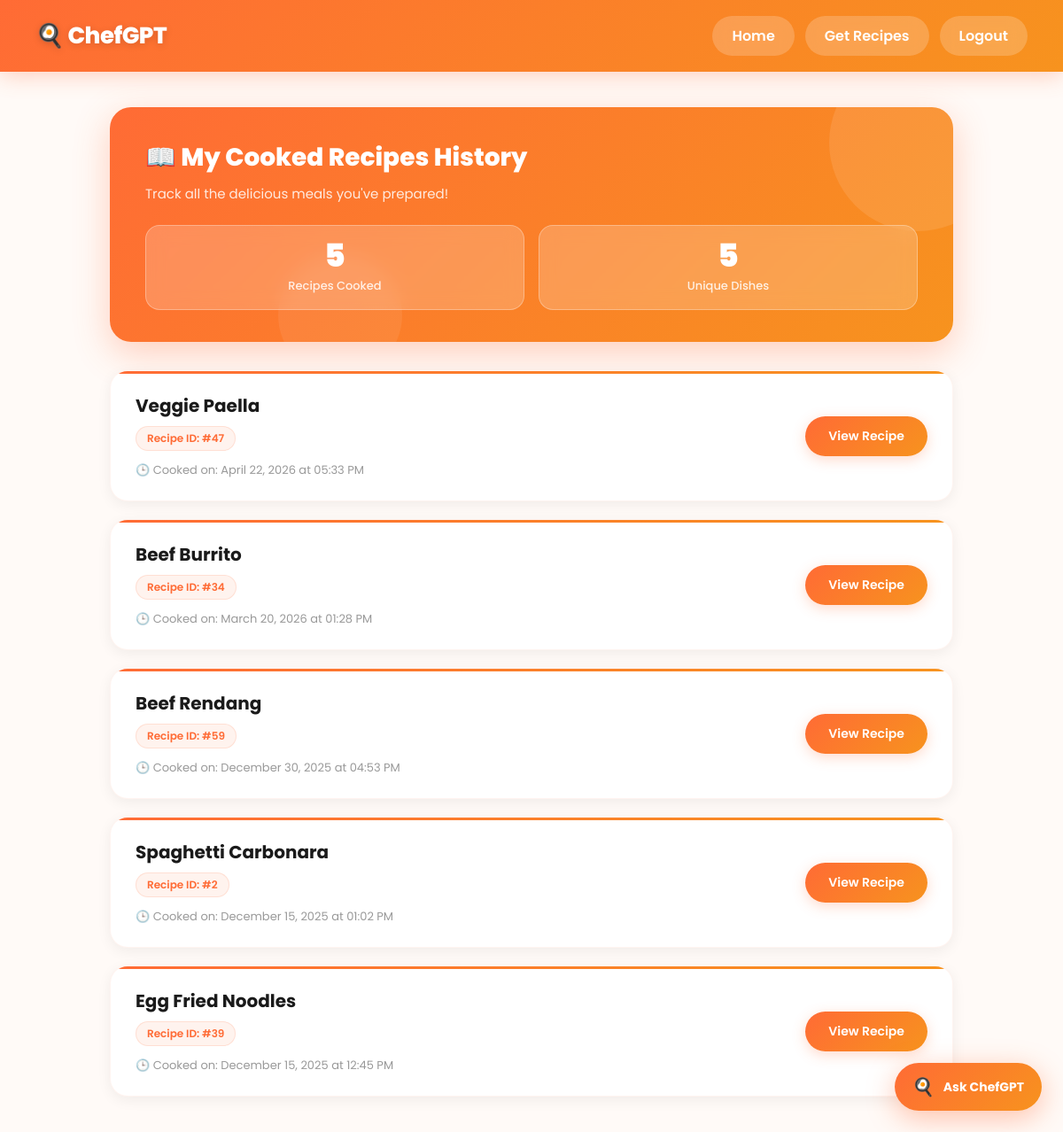
The page /cooked-history (signed in) on the database its author committed.
### app.py (models this page shows)
class CookedRecipe(db.Model):
    __tablename__ = 'cooked_recipes'
    id = db.Column(db.Integer, primary_key=True)
    user_id = db.Column(db.Integer, db.ForeignKey('user.id'), nullable=False)
    recipe_id = db.Column(db.Integer, nullable=False)
    recipe_name = db.Column(db.String(200), nullable=False)
    cooked_at = db.Column(db.DateTime, default=datetime.utcnow)
    user = db.relationship('User', backref='cooked_recipes')

### app.py (the view)
@app.route("/cooked-history")
@login_required
def cooked_history():
    cooked_recipes = CookedRecipe.query.filter_by(user_id=current_user.id)\
        .order_by(CookedRecipe.cooked_at.desc()).all()
    return render_template("cooked_history.html", recipes=cooked_recipes)

### app.py (called while the page is built)
@login_manager.user_loader
def load_user(user_id):
    return User.query.get(int(user_id))

### templates/cooked_history.html (shortened to what this page needs)
<!DOCTYPE html>
<html lang="en">
<head>
    <link rel="stylesheet" href="{{ url_for('static', filename='css/history.css') }}">
</head>
<body>
    <div class="navbar">
        <h1>🍳 ChefGPT</h1>
        <div class="nav-links">
            <a href="{{ url_for('dashboard') }}">Home</a>
            <a href="{{ url_for('recommend_page') }}">Get Recipes</a>
            <a href="{{ url_for('logout') }}">Logout</a>
        </div>
    </div>
    <div class="container">
        <div class="page-header">
            <h2>📖 My Cooked Recipes History</h2>
            <p>Track all the delicious meals you've prepared!</p>
            <div class="stats">
                <div class="stat-card">
                    <div class="stat-number">{{ recipes|length }}</div>
                    <div class="stat-label">Recipes Cooked</div>
                </div>
                <div class="stat-card">
                    <div class="stat-number">{{ recipes|map(attribute='recipe_id')|unique|list|length }}</div>
                    <div class="stat-label">Unique Dishes</div>
                </div>
            </div>
        </div>
        {% if recipes|length == 0 %}
            <div class="empty-state">
                <h3>🍽️ No Recipes Cooked Yet</h3>
                <p>Start your cooking journey by finding recipes and marking them as cooked!</p>
                <a href="{{ url_for('recommend_page') }}">Find Recipes to Cook</a>
            </div>
        {% else %}
            {% for cooked in recipes %}
                <div class="recipe-card">
                    <div class="recipe-info">
                        <h3>{{ cooked.recipe_name }}</h3>
                        <div class="recipe-meta">
                            Recipe ID: #{{ cooked.recipe_id }}
                        </div>
                        <div class="cooked-date">
                            🕒 Cooked on: {{ cooked.cooked_at.strftime('%B %d, %Y at %I:%M %p') }}
                        </div>
                    </div>
                    <a href="{{ url_for('recipe_detail', recipe_id=cooked.recipe_id) }}" class="view-btn">
                        View Recipe
                    </a>
                </div>
            {% endfor %}
        {% endif %}
    </div>
    {% include 'partials/floating_chat.html' %}
</body>
</html>

### templates/partials/floating_chat.html (shortened to what this page needs)
<div id="chat-bubble" onclick="openChat()"
  style="position:fixed; bottom:24px; right:24px; z-index:9998;
         display:flex; align-items:center; gap:10px;
         background:linear-gradient(135deg, #ff6b35, #f7931e);
         padding:12px 20px; border-radius:999px;
         box-shadow:0 8px 32px rgba(255,107,53,0.4);
         cursor:pointer; transition:all 0.3s;">
  <span style="font-size:20px;">🍳</span>
  <span style="color:white; font-weight:700; font-size:14px;">Ask ChefGPT</span>
</div>

### static/css/history.css (style rules this page uses)
*, *::before, *::after { margin: 0; padding: 0; box-sizing: border-box; font-family: 'Poppins', sans-serif; }
body { background: #FFFAF7; min-height: 100vh; color: #1A1A1A; }
.navbar { background: linear-gradient(135deg, #FF6B35 0%, #F7931E 100%); padding: 18px 40px; color: white; display: flex; justify-content: space-between; align-items: center; box-shadow: 0 4px 24px rgba(255, 107, 53, 0.3); position: sticky; top: 0; z-index: 100; }
.navbar h1 { font-size: 26px; font-weight: 800; letter-spacing: -0.5px; text-shadow: 0 2px 8px rgba(0,0,0,0.15); }
.nav-links { display: flex; gap: 12px; }
.navbar a { color: white; text-decoration: none; padding: 10px 22px; background: rgba(255,255,255,0.2); border-radius: 25px; transition: all 0.3s ease; font-weight: 600; backdrop-filter: blur(10px); }
.container { max-width: 1000px; margin: 40px auto; padding: 0 24px; }
.page-header { background: linear-gradient(135deg, #FF6B35 0%, #F7931E 100%); padding: 36px 40px; border-radius: 24px; margin-bottom: 32px; position: relative; overflow: hidden; box-shadow: 0 12px 40px rgba(255, 107, 53, 0.3); }
.page-header::before { content: ''; position: absolute; top: -60px; right: -60px; width: 200px; height: 200px; background: rgba(255,255,255,0.1); border-radius: 50%; }
.page-header::after { content: ''; position: absolute; bottom: -40px; left: 20%; width: 140px; height: 140px; background: rgba(255,255,255,0.07); border-radius: 50%; }
.page-header h2 { color: white; font-size: 28px; font-weight: 800; margin-bottom: 8px; position: relative; z-index: 1; }
.page-header p { color: rgba(255,255,255,0.85); font-size: 15px; position: relative; z-index: 1; }
.stats { display: flex; gap: 16px; margin-top: 24px; position: relative; z-index: 1; }
.stat-card { background: rgba(255,255,255,0.2); backdrop-filter: blur(10px); border: 1px solid rgba(255,255,255,0.3); padding: 16px 24px; border-radius: 16px; flex: 1; text-align: center; transition: all 0.3s ease; }
.stat-number { font-size: 36px; font-weight: 900; color: white; line-height: 1; margin-bottom: 6px; }
.stat-label { color: rgba(255,255,255,0.85); font-size: 13px; font-weight: 500; }
.recipe-card { background: white; padding: 24px 28px; border-radius: 20px; box-shadow: 0 4px 16px rgba(0,0,0,0.06); margin-bottom: 20px; display: flex; justify-content: space-between; align-items: center; gap: 20px; transition: all 0.4s cubic-bezier(0.4, 0, 0.2, 1); border: 1px solid rgba(255, 107, 53, 0.07); position: relative; overflow: hidden; }
.recipe-card::before { content: ''; position: absolute; top: 0; left: 0; right: 0; height: 3px; background: linear-gradient(90deg, #FF6B35, #F7931E); }
.recipe-info h3 { color: #1A1A1A; font-size: 20px; font-weight: 700; margin-bottom: 8px; }
.recipe-meta { display: inline-block; background: #FFF3EE; color: #FF6B35; font-size: 12px; font-weight: 600; padding: 4px 12px; border-radius: 20px; border: 1px solid rgba(255, 107, 53, 0.15); margin-bottom: 6px; }
.cooked-date { color: #999; font-size: 13px; margin-top: 6px; font-weight: 400; }
.view-btn { padding: 12px 26px; background: linear-gradient(135deg, #FF6B35 0%, #F7931E 100%); color: white; text-decoration: none; border-radius: 25px; font-size: 14px; font-weight: 600; white-space: nowrap; transition: all 0.3s ease; box-shadow: 0 4px 15px rgba(255, 107, 53, 0.25); flex-shrink: 0; }

### rows shown on the page
CookedRecipe: recipe_name "Veggie Paella", recipe_id "47", cooked_at "April 22, 2026 at 05:33 PM"
CookedRecipe: recipe_name "Beef Burrito", recipe_id "34", cooked_at "March 20, 2026 at 01:28 PM"
CookedRecipe: recipe_name "Beef Rendang", recipe_id "59", cooked_at "December 30, 2025 at 04:53 PM"
CookedRecipe: recipe_name "Spaghetti Carbonara", recipe_id "2", cooked_at "December 15, 2025 at 01:02 PM"
CookedRecipe: recipe_name "Egg Fried Noodles", recipe_id "39", cooked_at "December 15, 2025 at 12:45 PM"

### other values the page prints
{{ recipes|length }} "5"
{{ recipes|map(attribute='recipe_id')|unique|list|length }} "5"
